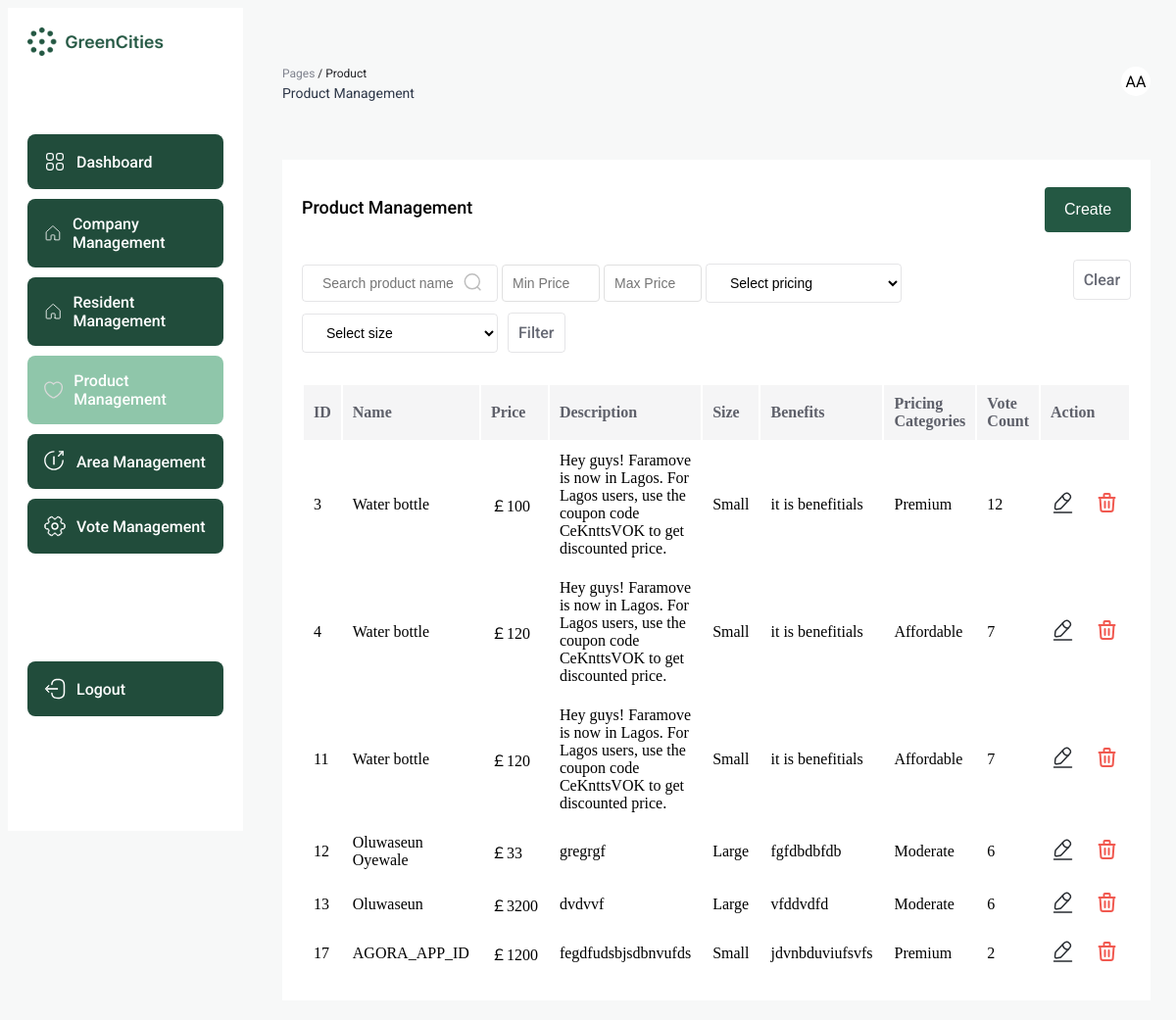
The page /product/index.php (signed in) on the database as committed earlier.
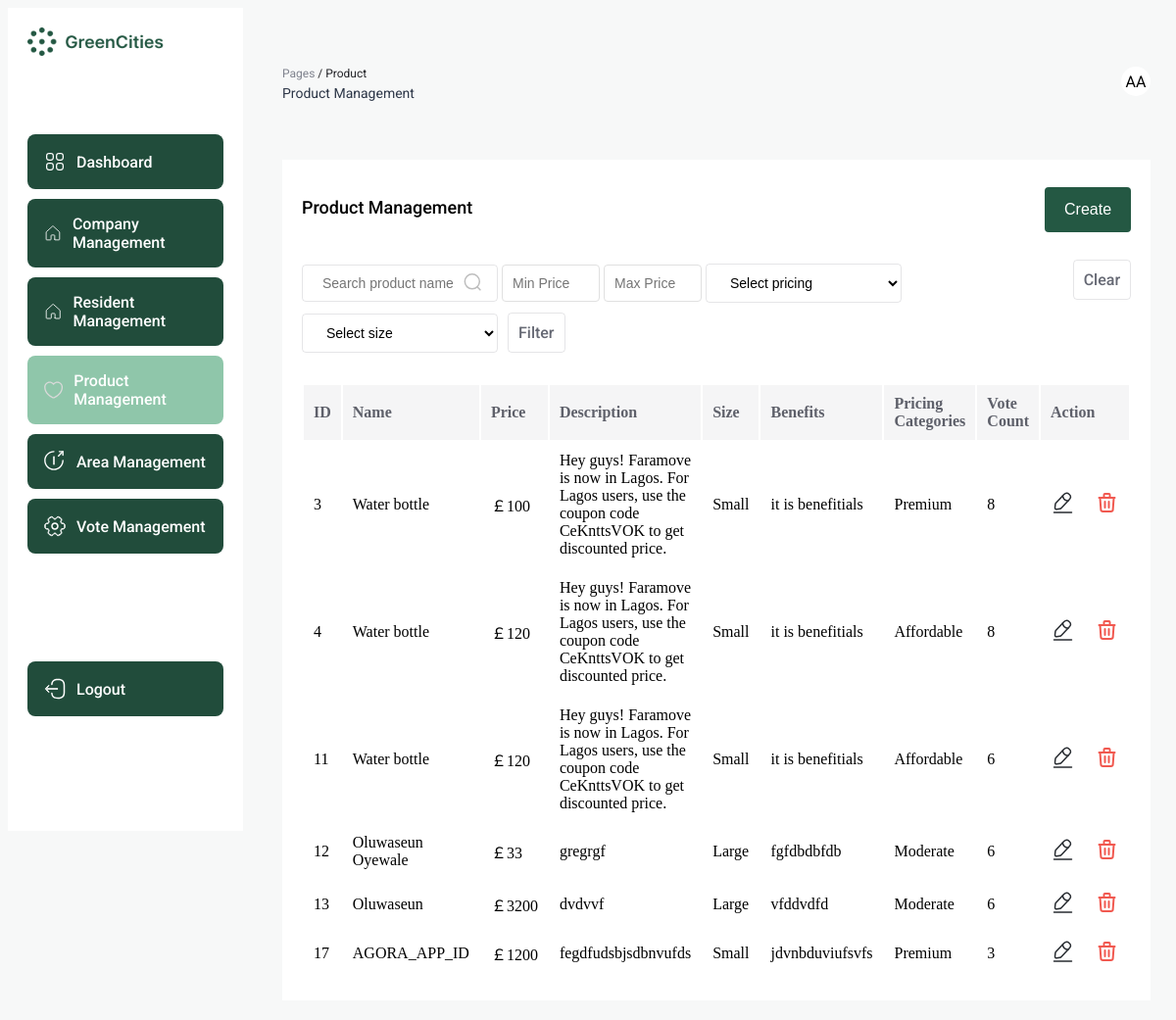
The same page on the database as committed later.
### tables this page shows
CREATE TABLE `product` (
  `id` int(11) NOT NULL,
  `name` varchar(50) NOT NULL,
  `price` float NOT NULL DEFAULT 0,
  `description` text NOT NULL,
  `size` varchar(15) NOT NULL,
  `benefits` text NOT NULL,
  `pricing_categories` varchar(15) NOT NULL,
  `class` varchar(50) NOT NULL DEFAULT 'Green energies products',
  `vote_count` int(11) NOT NULL DEFAULT 0
);

### product/index.php (the view, shortened to what this page needs)
<?php
$servername = "localhost";
$username = "root";
$password = "";
$dbname = "Green Alliance";
$conn = new mysqli($servername, $username, $password, $dbname);
$productListData = [];
$user_id = $_SESSION['id'];
$searchName = $_POST['searchName'];
if (isset($searchName) && strlen($searchName) > 0 && isset($_POST['search'])) {
    $productListQuery = "SELECT * FROM product WHERE name LIKE '%$searchName%'";
    $productListResult = $conn->query($productListQuery);
} else {
    $productListQuery = "SELECT * FROM `product`";
    $productListResult = $conn->query($productListQuery);
}
if ($productListResult->num_rows > 0) {
    while ($row = $productListResult->fetch_assoc()) {
        $productId = $row['id'];
        $productName = $row['name'];
        $productPrice = $row['price'];
        $productDescription = $row['description'];
        $productSize = $row['size'];
        $voteCount = $row['vote_count'];
        $productBenefits = $row['benefits'];
        $productPricingCategories = $row['pricing_categories'];
        $voteValue = "FALSE";
        $check_vote_query = "SELECT * FROM votes WHERE product = $productId AND user = $user_id";
        $check_vote_result = $conn->query($check_vote_query);
        if ($check_vote_result->num_rows > 0) {
            if ($check_vote_result == true) {
                if (mysqli_num_rows($check_vote_result) > 0) {
                    $voteValue = mysqli_fetch_assoc($check_vote_result)["vote"];
                }
            }
        }
        $myMap = [
            "id" => $productId,
            "name" => $productName,
            "price" => $productPrice,
            "description" => $productDescription,
            "size" => $productSize,
            "benefits" => $productBenefits,
            "vote" => $voteValue,
            "pricing_categories" => $productPricingCategories,
            "vote_count" => $voteCount,
        ];
        $productListData[] = $myMap;
    }
} else {
}
$templateData = array(
    "result" => $productListData,
);
?>
<!DOCTYPE html>
<html lang="en">
<head>
</head>
<body>
    <div class="dashboard-container">
        <div class="sidebar">
            <img src="../images/banner.png" alt="logo" style="width: 200px; margin: 0 auto 70px; display: block;" />
            <?php if (isset($_SESSION['role']) && ($_SESSION['role'] === 'admin')) {
                ?>
                <a href="../dashboard.php">
                    <div class="sidebar-item">
                        <p>Dashboard</p>
                    </div>
                </a>
                <?php
            }
            ?>
            <?php
            if (isset($_SESSION['role']) && ($_SESSION['role'] === 'admin')) {
                ?>
                <a href="../company/">
                    <div class="sidebar-item">
                        <p>Company Management</p>
                    </div>
                </a>
                <?php
            }
            ?>
            <?php
            if (isset($_SESSION['role']) && ($_SESSION['role'] === 'admin')) {
                ?>
                <a href="../resident/">
                    <div class="sidebar-item">
                        <p>Resident Management</p>
                    </div>
                </a>
                <?php
            }
            ?>
            <a href="../product/">
                <div class="sidebar-item active-sidebar">
                    <p>Product Management</p>
                </div>
            </a>
            <?php
            if ( $_SESSION['role'] === 'admin' ||$_SESSION['role'] === 'council' ) {
                ?>
                <a href="../area/">
                    <div class="sidebar-item">
                        <p>Area Management</p>
                    </div>
                </a>
                <?php
            }
            ?>
            <?php
            if (isset($_SESSION['role']) && ($_SESSION['role'] === 'admin')) {
                ?>
                <a href="../vote/">
                    <div class="sidebar-item">
                        <p>Vote Management</p>
                    </div>
                </a>
                <?php
            }
            ?>
            <a href="../logout.php">
                <div class="sidebar-item" style="margin: 100px 0 0;">
                    <p>Logout</p>
                </div>
            </a>
        </div>
        <div style="width: 100%;">
            <div style="margin: 60px 40px">
                <div style="display: flex; justify-content: space-between;">
                    <div>
                        <p style="color: #81848F; font-size: 12px; margin: 0 0 5px;">Pages <span
                                style="color: #242428;">/ Product</span></p>
                        <p style="color: #2D3748; font-size: 14px; margin: 0;">Product Management</p>
                    </div>
                    <div
                        style="border-radius: 50%; width: 30px; height: 30px; background: white; display: flex; align-items: center; justify-content: center;">
                        <p class="font-size: 20px; font-weight: 600;">
                            <?php echo strtoupper($_SESSION['name'][0]) . "" . strtoupper($_SESSION['last_name'][0]); ?>
                        </p>
                    </div>
                </div>
            </div>
            <div style="background: white; margin: 20px 40px; padding: 20px;">
                <div style="display: flex; justify-content: space-between;">
                    <p style="font-size: 18px; font-weight: 500; color: black;">Product Management</p>
                    <?php
                    if ($_SESSION['role'] === 'admin') {
                        ?> <a href="./create.php"> <button class="submit-btn">Create</button></a> <?php
                    }
                    ?>
                </div>
                <div style="display:flex; gap: 15px; margin: 20px 0 30px;">
                    <form id="searchProductName" method="post" action="">
                        <div class="search-container">
                            <input placeholder="Search product name" class="search" name="searchName" />
                            <button type="submit" , name="search" , value="search">
                            </button>
                        </div>
                        <input type="number" id="minAmount" name="minAmount" step="1" min="0" placeholder="Min Price">
                        <input type="number" id="maxAmount" name="maxAmount" step="1" min="0" placeholder="Max Price">
                        <select id="pricing" name="pricing">
                            <option value="">Select pricing</option>
                        </select>
                        <select id="size" name="size">
                            <option value="">Select size</option>
                        </select>
                        <button type="submit" , name="filter" ,value="filter">
                            <div class="filter">
                                <p>Filter</p>
                            </div>
                        </button>
                    </form>
                    <a href="../product/">
                        <div class="filter">
                            <p>Clear</p>
                        </div>
                    </a>
                </div>
                <table class="table" style="width: 100%;">
                    <thead>
                        <tr style="background: #F5F5F6;">
                            <th scope="col" style="text-align: left">ID</th>
                            <th scope="col" style="text-align: left">Name</th>
                            <th scope="col" style="text-align: left">Price</th>
                            <th scope="col" style="text-align: left">Description</th>
                            <th scope="col" style="text-align: left">Size</th>
                            <th scope="col" style="text-align: left">Benefits</th>
                            <th scope="col" style="text-align: left">Pricing Categories</th>
                            <?php
                            if ($_SESSION['role'] !== 'resident') {
                                ?>
                                <th scope="col" style="text-align: left">Vote Count</th> <?php
                            }
                            ?>
                            <?php
                            if ($_SESSION['role'] === 'admin' || $_SESSION['role'] === 'resident') {
                                ?>
                                <th scope="col" style="text-align: left">Action</th> <?php
                            }
                            ?>
                        </tr>
                    </thead>
                    <tbody>
                        <?php foreach ($templateData['result'] as $option): ?>
                            <tr>
                                <td><?php echo $option["id"]; ?></td>
                                <td><?php echo $option["name"]; ?></td>
                                <td><?php echo "￡" . $option["price"]; ?></td>
                                <td><?php echo $option["description"]; ?></td>
                                <td><?php echo $option["size"]; ?></td>
                                <td><?php echo $option["benefits"]; ?></td>
                                <td><?php echo $option["pricing_categories"]; ?></td>
                                <?php
                                if ($_SESSION['role'] !== 'resident') {
                                    ?>
                                    <td><?php echo $option["vote_count"]; ?></td> <?php
                                }
                                ?>
                                <?php
                                if ($_SESSION['role'] === 'admin' || $_SESSION['role'] === 'resident') {
                                    ?>
                                    <td>
                                        <div style="display: flex; gap: 20px;">
                                            <?php
                                            if ($_SESSION['role'] === 'admin') {
                                                ?>
                                                <a href="update.php?update=<?php echo $option['id']; ?>">
                                                </a>
                                                <?php
                                            }
                                            ?>
                                            <?php
                                            if ($_SESSION['role'] === 'admin') {
                                                ?>
                                                <a href="index.php?delete=<?php echo $option['id']; ?>">
                                                </a>
                                                <?php
                                            }
                                            ?>
                                        </div>
                                    </td>
                                    <?php
                                }
                                ?>
                            </tr>
                        <?php endforeach; ?>
                    </tbody>
                </table>
            </div>
        </div>
    </div>
</body>
</html>

### product/index.php (style rules this page uses)
p, span, a, label { font-family: "Roboto", sans-serif; }
body { background-color: #F7F8F8; height: 100vh; flex-direction: column; }
.sidebar { width: 300px; padding: 20px; flex-direction: column; display: flex; gap: 10px; background: white; height: 100vh; }
.sidebar-item { display: flex; padding: 16px; border-radius: 8px; align-items: center; gap: 10px; background: #214C3B; text-decoration: none; }
.active-sidebar { background: #8FC6AA; }
.sidebar-item p { color: white; font-size: 16px; font-weight: 500; margin: 0; text-decoration: none; }
.dashboard-container { display: flex; }
.submit-btn { background-color: #245843; color: white; padding: 14px 20px; margin: 8px 0; border: none; border-radius: 4px; cursor: pointer; font-size: 16px; }
thead, tbody { width: 100%; border-radius: 6px; }
thead th { padding: 10px; color: #5E606A; }
thead tr { border-bottom: 1px solid #F5F5F6; }
tbody td { padding: 10px; }
input[type="number"] { width: 100px; padding: 10px 10px; margin: 5px 0 10px 0; display: inline-block; border: 1px solid #E0E0E0; border-radius: 4px; box-sizing: border-box; background: transparent; outline: none; font-size: 14px; }
button { background-color: transparent; color: #fff; border: none; }
.search, select { width: 200px; padding: 10px 20px; display: inline-block; border: 1px solid #5E606A29; border-radius: 4px; box-sizing: border-box; background: transparent; outline: none; font-size: 14px; }
.filter { display: flex; gap: 10px; align-content: center; padding: 10px; border: 1px solid #5E606A29; border-radius: 4px; }
.filter p { color: #666974; font-size: 16px; font-weight: 500; margin: 0; }
a { text-decoration: none; }
.search-container { position: relative; display: inline-block; }
.search-container button { position: absolute; top: 50%; right: 10px; transform: translateY(-50%); background-color: transparent; border: none; cursor: pointer; }

Rows that differ between the two databases and show on the page:
changed product id 3: vote_count "12" → "8"
changed product id 4: vote_count "7" → "8"
changed product id 11: vote_count "7" → "6"
changed product "AGORA_APP_ID": vote_count "2" → "3"
